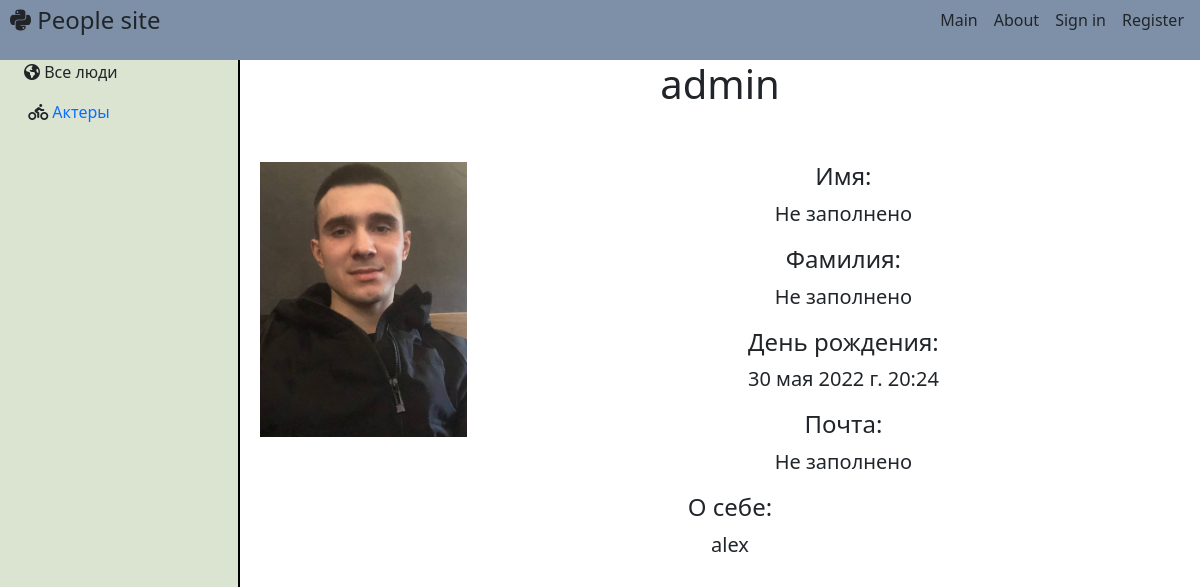
Before: /user/admin/ with the older database file.
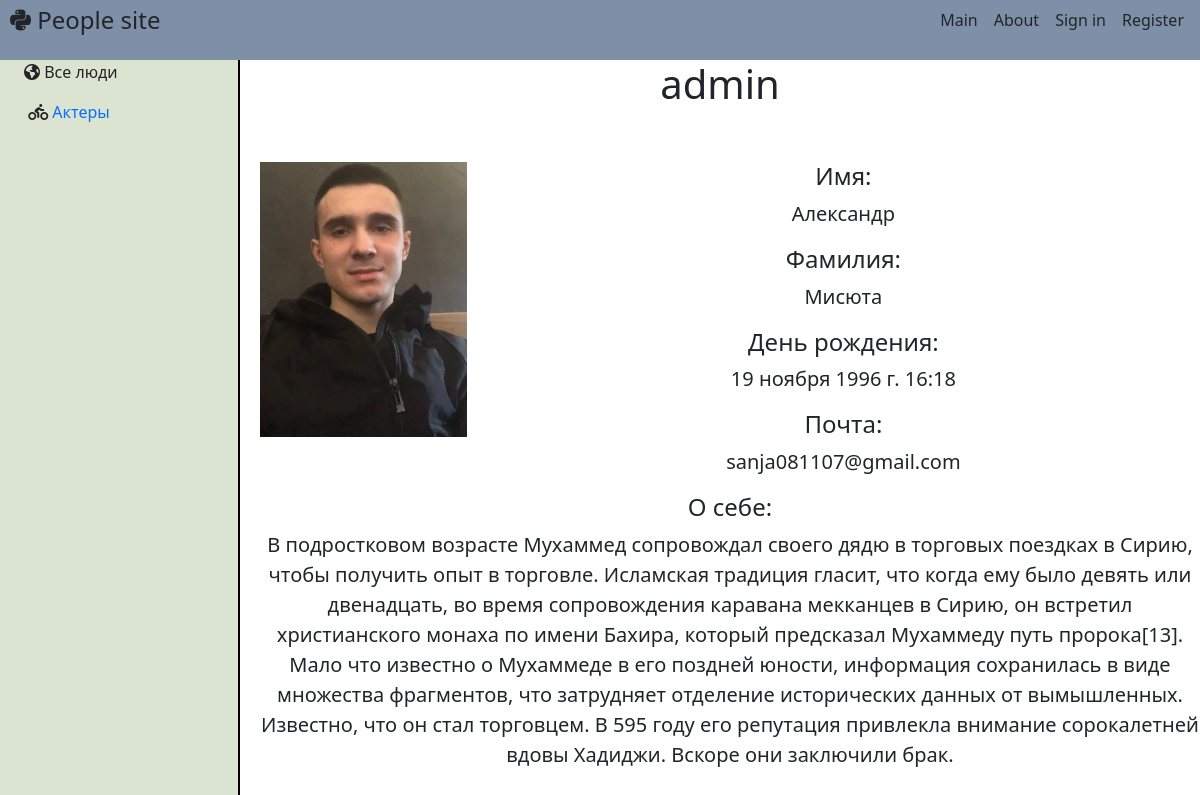
After: the same page with the newer database file.
### people/models.py (models this page shows, shortened)
class Category(models.Model):
    name = models.CharField(max_length=50, db_index=True, verbose_name='Название')
    slug = models.SlugField(max_length=50, unique=True, db_index=True, verbose_name='URL')
    logo = models.CharField(max_length=255, verbose_name='logo', null=True)
    def get_absolute_url(self):
        return reverse('category', kwargs={'cat_slug': self.slug})
    def get_html_logo(self):
        return mark_safe(f'{self.logo}')
    class Meta:
        verbose_name = 'category'
        verbose_name_plural = 'categories'
        ordering = ['name']

class CustomUser(AbstractUser):
    photo = models.ImageField(upload_to='photos/%Y/%m/%d/', verbose_name='Фото', null=True)
    slug = models.SlugField(max_length=50, unique=True, db_index=True, verbose_name='URL', null=True)
    context = models.TextField(verbose_name='Краткая информация', null=True)
    birthday = models.DateTimeField(verbose_name='День рождения', null=True)
    class Meta:
        verbose_name = 'User'
        verbose_name_plural = 'Users'

### people/views.py (the view)
# urls.py: path('user/<slug:user_slug>/', UserDetailView.as_view(), name='user_detail'),
class UserDetailView(DataMixin, DetailView):
    model = CustomUser
    template_name = 'people/u_detail.html'
    context_object_name = 'el'
    slug_url_kwarg = 'user_slug'
    def get_context_data(self, **kwargs):
        context = super().get_context_data(**kwargs)
        user = CustomUser.objects.get(slug=self.kwargs['user_slug'])
        c_def = self.get_user_context(title=user.username)
        context = dict(list(context.items()) + list(c_def.items()))
        return context

### people/templatetags/people_tags.py (called while the page is built)
@register.inclusion_tag('people/list_categories.html')
def show_categories(sort=None, is_selected=0):
    if not sort:
        cats = Category.objects.all()
        cats = cats.annotate(Count('people'))
    else:
        cats = Category.objects.order_by(sort)
        cats = cats.annotate(Count('people'))
    return {'cats': cats, 'is_selected': is_selected}

### people/utils.py (called while the page is built)
    def get_user_context(self, **kwargs):
        context = kwargs
        user_menu = menu.copy()
        if not self.request.user.is_authenticated:
            user_menu.pop(1)
        context['menu'] = user_menu
        if 'is_selected' not in context:
            context['is_selected'] = 0
        return context

### people/templates/people/u_detail.html (shortened to what this page needs)
{% extends 'people/base.html' %}
{% block main %}
<h1>{{ el.username }}</h1><br>
<div class="content">
    {% if el.photo %}
        <img id="photo" src="{{ el.photo.url }}" width="22%" align="left">
    {% endif %}
    {% if el.first_name %}
        <p><h4>Имя:</h4> {{ el.first_name }}</p>
    {% else %}
        <p><h4>Имя:</h4> Не заполнено</p>
    {% endif %}
    {% if el.first_name %}
        <p><h4>Фамилия:</h4> {{ el.last_name }}</p>
    {% else %}
        <p><h4>Фамилия:</h4> Не заполнено</p>
    {% endif %}
    {% if el.birthday %}
        <p><h4>День рождения:</h4> {{ el.birthday }}</p>
    {% else %}
        <p><h4>День рождения:</h4> Не заполнено</p>
    {% endif %}
    {% if el.email %}
        <p><h4>Почта:</h4> {{ el.email }}</p>
    {% else %}
        <p><h4>Почта:</h4> Не заполнено</p>
    {% endif %}
    {% if el.context %}
        <p><h4>О себе:</h4> {{ el.context }}</p>
    {% else %}
        <p><h4>О себе:</h4> Не заполнено</p>
    {% endif %}
</div>
{% endblock %}

### people/templates/people/base.html (shortened to what this page needs)
{% load static %}
{% load people_tags %}
<!DOCTYPE html>
<html lang="en">
<head>
    <link rel="stylesheet" href="{% static 'people/css/style.css' %}">
    <link rel="stylesheet" href="https://cdn.jsdelivr.net/npm/bootstrap@5.1.3/dist/css/bootstrap.min.css">
    </head>
<body>
<aside>
    {% show_categories 'name' is_selected %}
</aside>
<header>
    <div class="d-flex flex-column flex-md-row align-items-center mb-4">
      <a href="{% url 'main' %}" class="d-flex align-items-center text-dark text-decoration-none">
        <span class="fs-4"><i class="fa-brands fa-python"></i>  People site</span>
      </a>
      <nav class="d-inline-flex mt-2 mt-md-0 ms-md-auto">
          {% for el in menu %}
                <a class="me-3 py-2 text-dark text-decoration-none" href="{% url el.url_name %}">{{ el.title }}</a>
          {% endfor %}
          {% if not request.user.is_authenticated %}
                <a class="me-3 py-2 text-dark text-decoration-none" href="{% url 'sign_in' %}">Sign in</a>
                <a class="me-3 py-2 text-dark text-decoration-none" href="{% url 'register' %}">Register</a>
          {% endif %}
      </nav>
    </div>
</header>
<div class="home">
    <main>
        {% block main %}
        {% endblock %}
    </main>
</div>
</body>
</html>

### people/templates/people/list_categories.html
{% if is_selected == 0 %}
    <p><i class="fas fa-globe-americas"></i> Все люди</p>
{% else %}
    <p><i class="fas fa-globe-americas"></i><a href="{% url 'main' %}"> Все люди</a></p>
{% endif %}
<ul>
{% for el in cats %}
    {% if el.people__count > 0 %}
        {% if el.pk == is_selected %}
            <li>{{ el.get_html_logo }} {{ el.name }}</li>
        {% else %}
            <li>{{ el.get_html_logo }}<a href="{{ el.get_absolute_url }}"> {{ el.name }}</a></li>
        {% endif %}
    {% endif %}
{% endfor %}
</ul>

### people/static/people/css/style.css (style rules this page uses)
.home { height: 100%; background-color: white; }
aside { background-color: #DBE4D1; padding-top: 5%; padding-left: 2%; height: 100%; position: fixed; width: 20%; border-right: 2px solid black; }
body aside ul { list-style: none; position: relative; right: 13%; }
ul { list-style: none; }
body a { text-decoration: none; }
header { position: fixed; height: 7.5%; background-color: #7E90A8; width: 100%; }
main { padding-top: 5%; width: 80%; margin-left: 20%; font-size: 20px; text-align: center; float: top; }
.content { padding-left: 20px; }
#photo { margin-right: 20px; margin-bottom: 20px; }
.fs-4 { margin-left: 10px; }

Changed rows visible on the page:
changed CustomUser "admin": first_name (not shown) → "Александр"; last_name (not shown) → "Мисюта"; birthday "30 мая 2022 г. 20:24" → "19 ноября 1996 г. 16:18"; email (not shown) → "sanja081107@gmail.com"; context "alex" → "В подростковом возрасте Мухаммед сопровождал своего дядю в торговых поездках в Сирию, чтобы получить опыт в торговле. Исламская традиция гласит, что когда ему было девять или двенадцать, во время сопровождения каравана мекканцев в Сирию, он встретил христианского монаха по имени Бахира, который предсказал Мухаммеду путь пророка[13]. Мало что известно о Мухаммеде в его поздней юности, информация сохранилась в виде множества фрагментов, что затрудняет отделение исторических данных от вымышленных. Известно, что он стал торговцем. В 595 году его репутация привлекла внимание сорокалетней вдовы Хадиджи. Вскоре они заключили брак."
Other visible differences:
text no longer shown: "Не заполнено Не заполнено Не заполнено"
